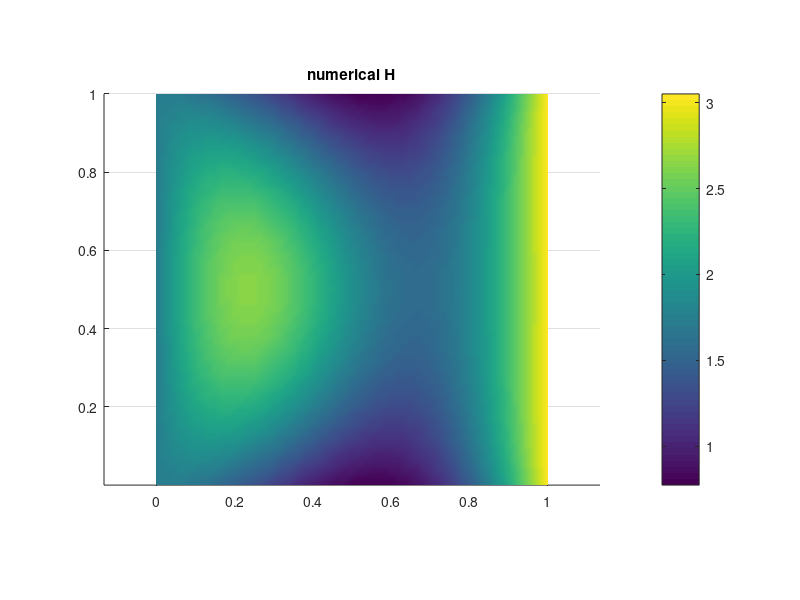
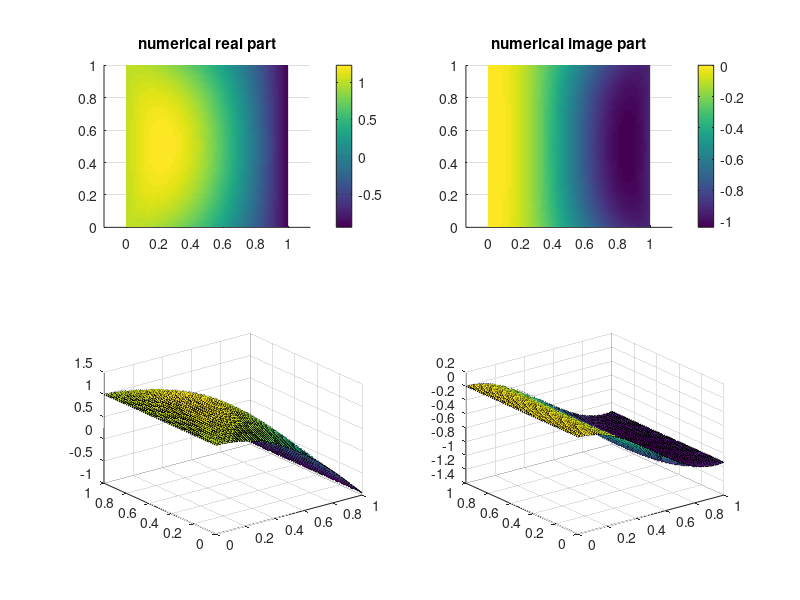

MATLAB code for these plots, in order:
function [U, H, L1, f1] = Helmholtz_Ku2D_FEM
% Usage:Solve Helmholtz Equation in 2-D square S = [0,1]X[0,1].
% \Delta u + k^2 *u + i*k*\sigma u = 0  in S
% u = f on boundary.   on \partial S
% input: 
%   k: wave number, can be complex number, if k bigger, the coefficient  
%      matrix will be ill-conditioned;
%   m,n : nodes on the sides.
%set up mesh. 
% This function will generate the complex symmetric linear systems 
%                 A * x = b,  (i.e, A ---> L1, b ---> f1 )
% A is a complex symmetric matix;
% ---------------------------------------------------------------
%	Helmholtz Equation.
%	
%	Author: Yimin Zhong
%	Last Modified Date: July 5th, 2012
%	Version: 0.0.2
%	Platform: matlab 2009b
% --------------------------------------------------------------
% Copyright by (modified) 
% Mr. Xian-Ming Gu, who works as a PhD student in School of Mathematical
% Sciences, University of Electronic Science and Technology of China 
% (UESTC). From 1 August, 2014 to 1 Augest, 2016, He also work in the 
% Johann Bernoulli Institute for Mathematics and Computer Science (JBI), 
% University of Groningen (RUG). Prof. Ting-Zhu Huang (UESTC) and Dr. Bruno
% Carpentieri (RUG) are Xian-Ming's supervisor for PhD program.
% --------------------------------------------------------------------
% Email: guxianming@live.cn
% URL: https://github.com/Hsien-Ming-Ku
% Date: 28-4-2016, 16:47 (The Netherlands)
% ---------------------------------------------------------
k = 3;
m = 61;
n = 61;

[x,y] = ndgrid((0:(m-1))/(m-1),(0:(n-1))/(n-1)); 
p = [x(:),y(:)];
t = [1,2,m+2; 1,m+2,m+1]; 
t = kron(t,ones(m-1,1))+kron(ones(size(t)),(0:m-2)');
t = kron(t,ones(n-1,1))+kron(ones(size(t)),(0:n-2)'*m); 
b = [1:m,m+1:m:m*n,2*m:m:m*n,m*n-m+2:m*n-1]; 
% b = numbers of all 2m+2n **boundary nodes** preparing for U(b)=0

N = size(p,1);T=size(t,1); % number of nodes, number of triangles
K = sparse(N,N); % zero matrix in sparse format: zeros(N) would be "dense"
F = zeros(N,1); % load vector F to hold integrals of phi's times load f(x,y)
M = sparse(N,N);% mass matrix
U = zeros(N,1);%numerical solution
V = zeros(N,1);
h = min(1/(n-1),1/(m-1)); %mesh size
%sigma
% sigma=0.12*((p(:,1)-0.25).^2+(p(:,2)-0.5).^2<0.01)+0.08*((p(:,1)<0.75).*(p(:,1)>0.5).*(p(:,2)<0.75).*(p(:,2)>0.25))+...
%     0.04*(1-((p(:,1)-0.25).^2+(p(:,2)-0.5).^2<0.01)).*(1-((p(:,1)<0.75).*(p(:,1)>0.5).*(p(:,2)<0.75).*(p(:,2)>0.25)));
sigma = sqrt(3)*ones(N,1);
%construct mass matrix and stiff matrix
for e = 1: T  
  nodes = t(e,:); 
  Pe = [ones(3,1), p(nodes,:)]; 
  Area = abs(det(Pe))/2;
  C = inv(Pe); 
  grad = C(2:3,:);  Ke = Area*(grad'*grad); 
  Me = Area*(1/12)*[[2 1 1];[1 2 1 ];[1 1 2]];
  K(nodes,nodes) = K(nodes,nodes)+Ke; 
  M(nodes,nodes) = M(nodes,nodes)+Me;
end   
%Set up boundary condition
 U(b) = 0.5*exp(1i*(sqrt(5)+1i).*p(b,1,:))+0.5*exp(-1i*(sqrt(5)+1i).*p(b,1,:));
 i = sqrt(-1);
 F = -(K - k^2*M - i*k*diag(sigma)*M)*U;
 freenodes = setdiff(1:N,b); 
 L1 = K(freenodes,freenodes) - k^2*M(freenodes,freenodes) - ...
     i*k*diag(sigma(freenodes))*M(freenodes,freenodes);
 
 f1 = F(freenodes);
 
 [U(freenodes),~] = gmres(L1,f1,30,1e-9);  % here you can try to use your own iterative solvers.
 H = sigma(:).*U.*conj(U);

 
figure(1)
trisurf(t,p(:,1),p(:,2),0*p(:,1),real(H),'edgecolor','none','facecolor','interp');
view(2),axis equal;colorbar,title('numerical H')
disp('error:');
U_true = 0.5*exp(1i*(sqrt(5)+1i).*p(:,1))+0.5*exp(-1i*(sqrt(5)+1i).*p(:,1));
disp(norm(U-U_true)/norm(U_true));
figure(2)
subplot(2,2,1);
trisurf(t,p(:,1),p(:,2),0*p(:,1),real(U),'edgecolor','none','facecolor','interp');
view(2),axis equal;colorbar,title('numerical real part')
subplot(2,2,2);
trisurf(t,p(:,1),p(:,2),0*p(:,1),imag(U),'edgecolor','none','facecolor','interp');
view(2),axis equal;colorbar,title('numerical image part')
subplot(2,2,3);
trisurf(t,p(:,1),p(:,2),real(U));
subplot(2,2,4);
trisurf(t,p(:,1),p(:,2),imag(U));
